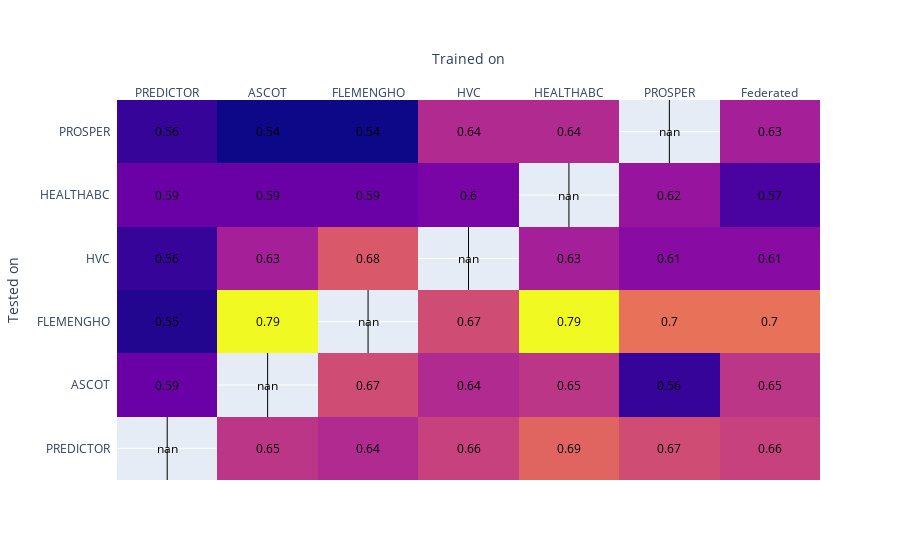

The cell this chart's notebook holds for it:
### Code cell
plot_lm_lco_comparison('gb', 'lm', 'lco')

### Figure 1 — Plotly figure (JSON) as saved in the notebook; plotly's stock layout.template omitted (floating-point values rounded to 4 significant figures)
{"data": [{"colorscale": [[0.0, "#0d0887"], [0.1111, "#46039f"], [0.2222, "#7201a8"], [0.3333, "#9c179e"], [0.4444, "#bd3786"], [0.5556, "#d8576b"], [0.6667, "#ed7953"], [0.7778, "#fb9f3a"], [0.8889, "#fdca26"], [1.0, "#f0f921"]], "reversescale": false, "showscale": false, "type": "heatmap", "x": ["PREDICTOR", "ASCOT", "FLEMENGHO", "HVC", "HEALTHABC", "PROSPER", "Federated"], "y": ["PREDICTOR", "ASCOT", "FLEMENGHO", "HVC", "HEALTHABC", "PROSPER"], "z": [[null, 0.65, 0.64, 0.66, 0.69, 0.67, 0.66], [0.59, null, 0.67, 0.64, 0.65, 0.56, 0.65], [0.55, 0.79, null, 0.67, 0.79, 0.7, 0.7], [0.56, 0.63, 0.68, null, 0.63, 0.61, 0.61], [0.59, 0.59, 0.59, 0.6, null, 0.62, 0.57], [0.56, 0.54, 0.54, 0.64, 0.64, null, 0.63]]}], "layout": {"annotations": [{"font": {"color": "#000000"}, "showarrow": false, "text": "nan", "x": "PREDICTOR", "xref": "x", "y": "PREDICTOR", "yref": "y"}, {"font": {"color": "#000000"}, "showarrow": false, "text": "0.65", "x": "ASCOT", "xref": "x", "y": "PREDICTOR", "yref": "y"}, {"font": {"color": "#000000"}, "showarrow": false, "text": "0.64", "x": "FLEMENGHO", "xref": "x", "y": "PREDICTOR", "yref": "y"}, {"font": {"color": "#000000"}, "showarrow": false, "text": "0.66", "x": "HVC", "xref": "x", "y": "PREDICTOR", "yref": "y"}, {"font": {"color": "#000000"}, "showarrow": false, "text": "0.69", "x": "HEALTHABC", "xref": "x", "y": "PREDICTOR", "yref": "y"}, {"font": {"color": "#000000"}, "showarrow": false, "text": "0.67", "x": "PROSPER", "xref": "x", "y": "PREDICTOR", "yref": "y"}, {"font": {"color": "#000000"}, "showarrow": false, "text": "0.66", "x": "Federated", "xref": "x", "y": "PREDICTOR", "yref": "y"}, {"font": {"color": "#000000"}, "showarrow": false, "text": "0.59", "x": "PREDICTOR", "xref": "x", "y": "ASCOT", "yref": "y"}, {"font": {"color": "#000000"}, "showarrow": false, "text": "nan", "x": "ASCOT", "xref": "x", "y": "ASCOT", "yref": "y"}, {"font": {"color": "#000000"}, "showarrow": false, "text": "0.67", "x": "FLEMENGHO", "xref": "x", "y": "ASCOT", "yref": "y"}, {"font": {"color": "#000000"}, "showarrow": false, "text": "0.64", "x": "HVC", "xref": "x", "y": "ASCOT", "yref": "y"}, {"font": {"color": "#000000"}, "showarrow": false, "text": "0.65", "x": "HEALTHABC", "xref": "x", "y": "ASCOT", "yref": "y"}, {"font": {"color": "#000000"}, "showarrow": false, "text": "0.56", "x": "PROSPER", "xref": "x", "y": "ASCOT", "yref": "y"}, {"font": {"color": "#000000"}, "showarrow": false, "text": "0.65", "x": "Federated", "xref": "x", "y": "ASCOT", "yref": "y"}, {"font": {"color": "#000000"}, "showarrow": false, "text": "0.55", "x": "PREDICTOR", "xref": "x", "y": "FLEMENGHO", "yref": "y"}, {"font": {"color": "#000000"}, "showarrow": false, "text": "0.79", "x": "ASCOT", "xref": "x", "y": "FLEMENGHO", "yref": "y"}, {"font": {"color": "#000000"}, "showarrow": false, "text": "nan", "x": "FLEMENGHO", "xref": "x", "y": "FLEMENGHO", "yref": "y"}, {"font": {"color": "#000000"}, "showarrow": false, "text": "0.67", "x": "HVC", "xref": "x", "y": "FLEMENGHO", "yref": "y"}, {"font": {"color": "#000000"}, "showarrow": false, "text": "0.79", "x": "HEALTHABC", "xref": "x", "y": "FLEMENGHO", "yref": "y"}, {"font": {"color": "#000000"}, "showarrow": false, "text": "0.7", "x": "PROSPER", "xref": "x", "y": "FLEMENGHO", "yref": "y"}, {"font": {"color": "#000000"}, "showarrow": false, "text": "0.7", "x": "Federated", "xref": "x", "y": "FLEMENGHO", "yref": "y"}, {"font": {"color": "#000000"}, "showarrow": false, "text": "0.56", "x": "PREDICTOR", "xref": "x", "y": "HVC", "yref": "y"}, {"font": {"color": "#000000"}, "showarrow": false, "text": "0.63", "x": "ASCOT", "xref": "x", "y": "HVC", "yref": "y"}, {"font": {"color": "#000000"}, "showarrow": false, "text": "0.68", "x": "FLEMENGHO", "xref": "x", "y": "HVC", "yref": "y"}, {"font": {"color": "#000000"}, "showarrow": false, "text": "nan", "x": "HVC", "xref": "x", "y": "HVC", "yref": "y"}, {"font": {"color": "#000000"}, "showarrow": false, "text": "0.63", "x": "HEALTHABC", "xref": "x", "y": "HVC", "yref": "y"}, {"font": {"color": "#000000"}, "showarrow": false, "text": "0.61", "x": "PROSPER", "xref": "x", "y": "HVC", "yref": "y"}, {"font": {"color": "#000000"}, "showarrow": false, "text": "0.61", "x": "Federated", "xref": "x", "y": "HVC", "yref": "y"}, {"font": {"color": "#000000"}, "showarrow": false, "text": "0.59", "x": "PREDICTOR", "xref": "x", "y": "HEALTHABC", "yref": "y"}, {"font": {"color": "#000000"}, "showarrow": false, "text": "0.59", "x": "ASCOT", "xref": "x", "y": "HEALTHABC", "yref": "y"}, {"font": {"color": "#000000"}, "showarrow": false, "text": "0.59", "x": "FLEMENGHO", "xref": "x", "y": "HEALTHABC", "yref": "y"}, {"font": {"color": "#000000"}, "showarrow": false, "text": "0.6", "x": "HVC", "xref": "x", "y": "HEALTHABC", "yref": "y"}, {"font": {"color": "#000000"}, "showarrow": false, "text": "nan", "x": "HEALTHABC", "xref": "x", "y": "HEALTHABC", "yref": "y"}, {"font": {"color": "#000000"}, "showarrow": false, "text": "0.62", "x": "PROSPER", "xref": "x", "y": "HEALTHABC", "yref": "y"}, {"font": {"color": "#000000"}, "showarrow": false, "text": "0.57", "x": "Federated", "xref": "x", "y": "HEALTHABC", "yref": "y"}, {"font": {"color": "#000000"}, "showarrow": false, "text": "0.56", "x": "PREDICTOR", "xref": "x", "y": "PROSPER", "yref": "y"}, {"font": {"color": "#000000"}, "showarrow": false, "text": "0.54", "x": "ASCOT", "xref": "x", "y": "PROSPER", "yref": "y"}, {"font": {"color": "#000000"}, "showarrow": false, "text": "0.54", "x": "FLEMENGHO", "xref": "x", "y": "PROSPER", "yref": "y"}, {"font": {"color": "#000000"}, "showarrow": false, "text": "0.64", "x": "HVC", "xref": "x", "y": "PROSPER", "yref": "y"}, {"font": {"color": "#000000"}, "showarrow": false, "text": "0.64", "x": "HEALTHABC", "xref": "x", "y": "PROSPER", "yref": "y"}, {"font": {"color": "#000000"}, "showarrow": false, "text": "nan", "x": "PROSPER", "xref": "x", "y": "PROSPER", "yref": "y"}, {"font": {"color": "#000000"}, "showarrow": false, "text": "0.63", "x": "Federated", "xref": "x", "y": "PROSPER", "yref": "y"}], "xaxis": {"dtick": 1, "gridcolor": "rgb(0, 0, 0)", "side": "top", "ticks": "", "title": {"text": "Trained on"}}, "yaxis": {"dtick": 1, "ticks": "", "ticksuffix": "  ", "title": {"text": "Tested on"}}}}
